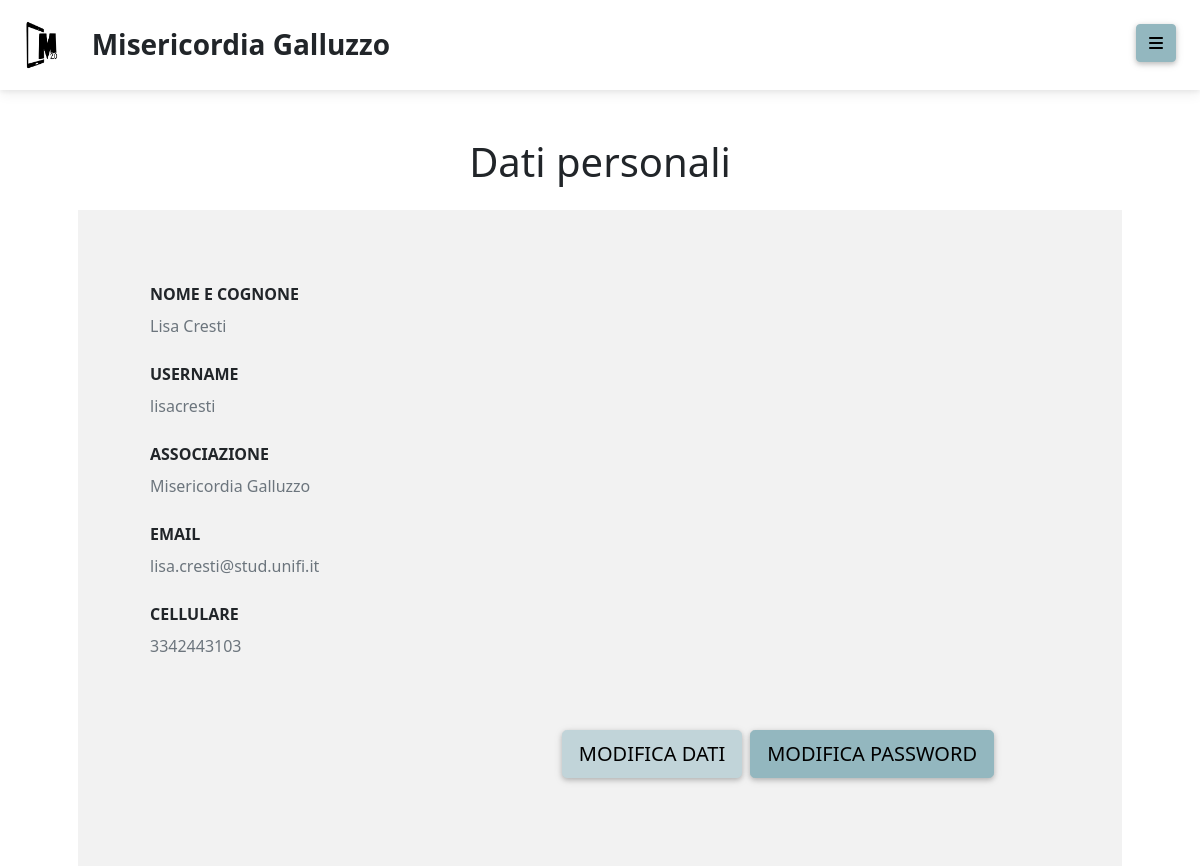
The page /dati/ (signed in) on the database its author committed.
### scheda/models.py (models this page shows, shortened)
class MyUser(AbstractUser):
    username = models.CharField(max_length=30, unique=True,
        help_text= ('Required. 30 characters or fewer. Letters, digits and '
                    '@/./+/-/_ only.'))
    is_active = models.BooleanField(default=True)
    staff = models.BooleanField(default=False) # a admin user; non super-user
    admin = models.BooleanField(default=False) # a superuser
    is_operator = models.BooleanField(default=False)
    corporation = models.CharField(max_length=30, blank=True)
    phone = models.CharField(max_length=30, blank=True)
    USERNAME_FIELD = 'username'
    REQUIRED_FIELDS = [] # Email & Password are required by default.
    objects = UserManager()

### templates/dati.html (shortened to what this page needs)
{% extends 'base.html' %}
{% load static %}
{% block content %}
<nav class="navbar navbar-light d-flex justify-content-start">
  <a class="navbar-brand ms-3 m-1" href="#">
    <img
      src="{% static 'img/logoHCI.png' %}"
      height="50"
      loading="lazy"
    />
  </a>
  <div class="nav-item ms-0 p-3">
      <h3 class="mb-1 mt-1"><strong>{{request.user.corporation}}</strong></h3>
  </div>
  <div class="dropdown" style="position: absolute; right: 0; top: 0;">
    <button class="btn btn-primary mt-4 me-4" type="button" id="dropdownMenu1" data-toggle="dropdown"
      aria-haspopup="true" aria-expanded="false"><span><i
        class="fas fa-bars fa-1x"></i></span></button>
  </div>
</nav>
<div class="container mt-5 text-center bg-white">
  <h1 class="m-3">Dati personali</h1>
</div>
<div class="container pt-2 ps-5 pe-5" >
  <div class="p-5 pb-3 m-0 bg-light">
    <div class="col-12 d-flex flex-column" >
      <ul class="list-unstyled font-small m-4">
        <li>
          <p class="text-uppercase mb-2"><strong>Nome e Cognone</strong></p>
          <p class="text-muted mb-4">{{ request.user.first_name }} {{ request.user.last_name }}</p>
        </li>
        <li>
          <p class="text-uppercase mb-2"><strong>Username</strong></p>
          <p class="text-muted mb-4">{{ request.user.username }}</p>
        </li>
        <li>
          <p class="text-uppercase mb-2"><strong>Associazione</strong></p>
          <p class="text-muted mb-4">{{ request.user.corporation }}</p>
        </li>
        <li>
          <p class="text-uppercase mb-2"><strong>Email</strong></p>
          <p class="text-muted mb-4">{{ request.user.email }}</p>
        </li>
        <li>
          <p class="text-uppercase mb-2"><strong>Cellulare</strong></p>
          <p class="text-muted mb-4">{{ request.user.phone }}</p>
        </li>
        <li>
            <div class="container p-5 d-flex justify-content-end">
              <button type="button" class="btn btn-secondary btn-lg me-2" data-mdb-toggle="modal" data-mdb-target="#modificautente" id="modalbutton">
                Modifica dati
            </button>
              <button type="button" class="btn btn-primary btn-lg me-2" data-mdb-toggle="modal" data-mdb-target="#mod_password" id="modalpassword">
                Modifica password
            </button>
            </div>
        </li>
      </ul>
    </div>
  </div>
</div>
{% endblock %}
{% block scripts %}
<link rel="stylesheet" href="https://cdnjs.cloudflare.com/ajax/libs/bootstrap-select/1.13.1/css/bootstrap-select.css" />
{% endblock %}

### rows shown on the page
MyUser: user.corporation "Misericordia Galluzzo", user.first_name "Lisa", user.last_name "Cresti", user.username "lisacresti", user.email "lisa.cresti@stud.unifi.it", user.phone "3342443103"
